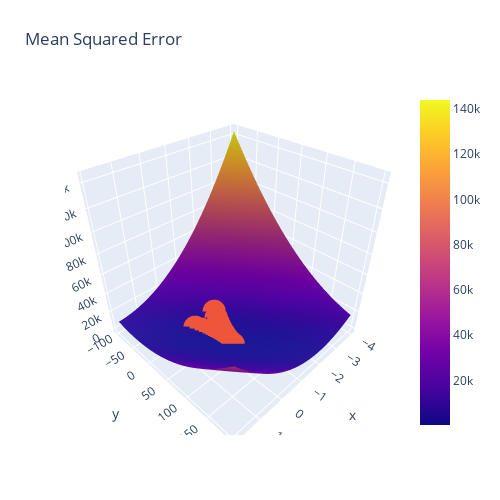

The code cell stored with this chart in its notebook:
### Code cell
A, B = np.meshgrid(np.arange(-4, 2, 0.1), np.arange(-100, 200, 1))
MSE = np.array([mse(a=a, b=b, x=x, y=y) for a, b in zip(A.ravel(), B.ravel())])
MSE = np.reshape(MSE, A.shape)
fig = go.Figure(data=[go.Surface(z=MSE, x=A, y=B)])
a_points, b_points = zip(*points)

fig.add_scatter3d(x=a_points, y=b_points, z=[mse(a=a, b=b, x=x, y=y) for (a,b) in points])
fig.update_layout(title='Mean Squared Error', autosize=True,
                  width=500, height=500,
                  margin=dict(l=65, r=50, b=65, t=90))
fig.show()

### Figure 1 — Plotly figure (JSON) as saved in the notebook; plotly's stock layout.template omitted (floating-point values rounded to 4 significant figures; data arrays with more than 128 entries replaced by an {"elided": "..."} marker saying what was removed)
{"data": [{"type": "surface", "x": {"elided": "300x60 float values"}, "y": {"elided": "300x60 int values"}, "z": {"elided": "300x60 float values"}}, {"type": "scatter3d", "x": {"elided": "159 float values"}, "y": {"elided": "159 float values"}, "z": {"elided": "159 float values"}}], "layout": {"autosize": true, "height": 500, "margin": {"b": 65, "l": 65, "r": 50, "t": 90}, "title": {"text": "Mean Squared Error"}, "width": 500}}
